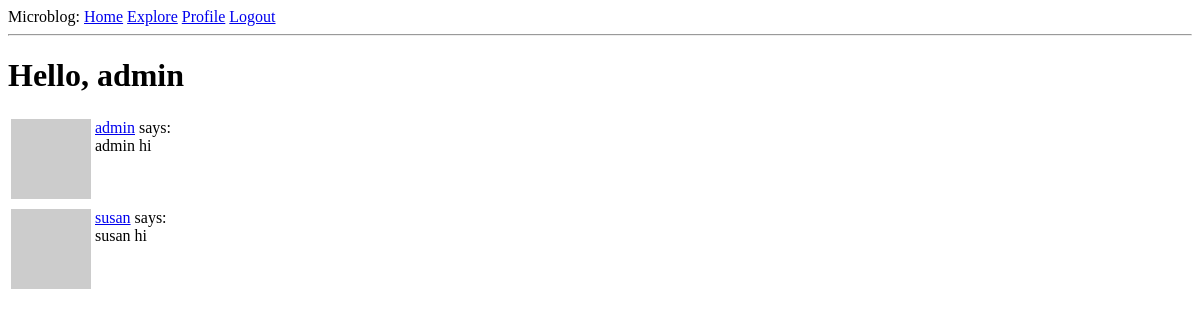
Page /explore (signed in) on the earlier database version.
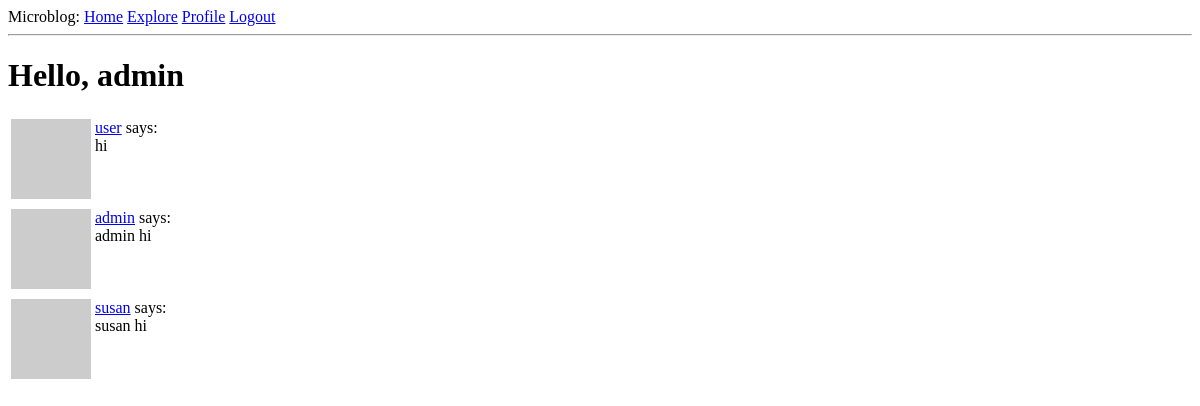
Same page on the later database version.
### app/models.py (models this page shows, shortened)
class User(UserMixin, db.Model):
    id: so.Mapped[int] = so.mapped_column(primary_key=True)
    username: so.Mapped[str] = so.mapped_column(sa.String(64), index=True,unique=True)
    email: so.Mapped[str] = so.mapped_column(sa.String(120), index=True, unique=True)
    password_hash: so.Mapped[Optional[str]] = so.mapped_column(sa.String(256))
    about_me: so.Mapped[Optional[str]] = so.mapped_column(sa.String(140))
    last_seen: so.Mapped[Optional[datetime]] = so.mapped_column(
        default=lambda:datetime.now(timezone.utc)
    )
    posts: so.WriteOnlyMapped['Post'] = so.relationship(back_populates='author')
    following: so.WriteOnlyMapped['User'] = so.relationship(
        secondary=followers, primaryjoin=(followers.c.follower_id == id),
        secondaryjoin=(followers.c.followed_id == id),
        back_populates='followers'
    )
    followers: so.WriteOnlyMapped['User'] = so.relationship(
        secondary=followers, primaryjoin=(followers.c.followed_id == id),
        secondaryjoin=(followers.c.follower_id == id),
        back_populates='following'
    )
    def avatar(self, size):
        digest = md5(self.email.lower().encode('utf-8')).hexdigest()
        return f'https://www.gravatar.com/avatar/{digest}?d=identicon&s={size}'

class Post(db.Model):
    id: so.Mapped[int] = so.mapped_column(primary_key=True)
    body: so.Mapped[str] = so.mapped_column(sa.String(140))
    timestamp: so.Mapped[datetime] = so.mapped_column(
        index=True, default=lambda: datetime.now(timezone.utc)
    )
    user_id: so.Mapped[int] = so.mapped_column(sa.ForeignKey(User.id),index=True)
    author: so.Mapped[User] = so.relationship(back_populates='posts')

### app/routes.py (the view)
@app.route('/explore')
@login_required
def explore():
    query = sa.select(Post).order_by(Post.timestamp.desc())
    posts = db.session.scalars(query).all()
    return render_template('index.html', title='Explore', posts=posts)

### app/models.py (called while the page is built)
@login.user_loader
def load_user(id):
    return db.session.get(User, int(id))

### app/routes.py (called while the page is built)
@app.before_request
def before_request():
    if current_user.is_authenticated:
        current_user.last_seen = datetime.now(timezone.utc)
        db.session.commit()

### app/templates/index.html (shortened to what this page needs)
{% extends "base.html" %}
{% block content %}
    <h1>Hello, {{ current_user.username }}</h1>
    {% for post in posts %}
        {% include '_post.html' %}
    {% endfor %}
{% endblock %}

### app/templates/base.html (shortened to what this page needs)
<!DOCTYPE html>
<html lang="en">
<head>
</head>
<body>
    <div>
        Microblog:
        <a href="{{ url_for('index') }}">Home</a>
        <a href="{{ url_for('explore') }}">Explore</a>
        {% if current_user.is_anonymous %}
        <a href="{{ url_for('login') }}">Login</a>
        {% else %}
        <a href="{{ url_for('user', username=current_user.username) }}">Profile</a>
        <a href="{{ url_for('logout') }}">Logout</a>
        {% endif %}
    </div>
    <hr>
    {% block content %}{% endblock %}
</body>
</html>

### app/templates/_post.html
<table>
    <tr valign="top">
        <td><img src="{{ post.author.avatar(36) }}"></td>
        <td>
            <a href="{{ url_for('user', username=post.author.username) }}">{{ post.author.username }}</a>
            says:<br>{{ post.body }}
        </td>
    </tr>
</table>

Differences in the rows shown:
added Post: author.username "user", body "hi"
